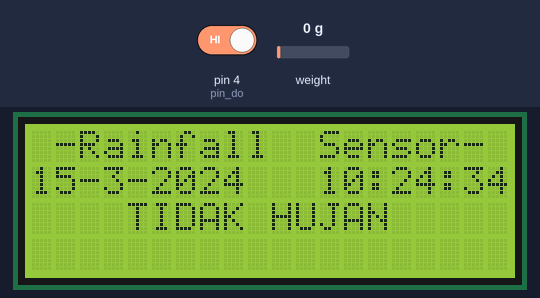
Bench run of a sketch on a simulated Arduino Mega 2560, built with avr-gcc and run on an emulated ATmega2560. On the bench: 20×4 character LCD. The test bench sets the inputs (shaded band); at power-on: pin 4 (pin_do) HIGH, weight on the scale 0 g. The local clock reads 2024-03-15 10:24:30 at power-on unless the sketch sets it; what the sketch prints to the serial monitor is not drawn.

Above: at 4.3 s.
4.4 s: pin 4 (pin_do) driven LOW
At 6.4 s:
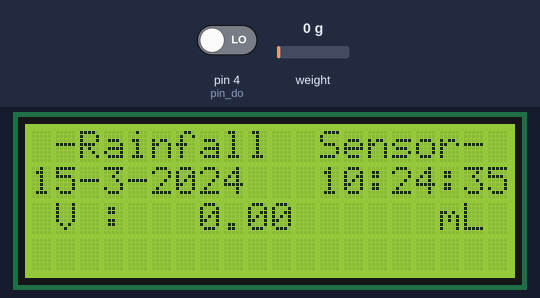
8.5 s: pin 4 (pin_do) driven HIGH
At 9.8 s:
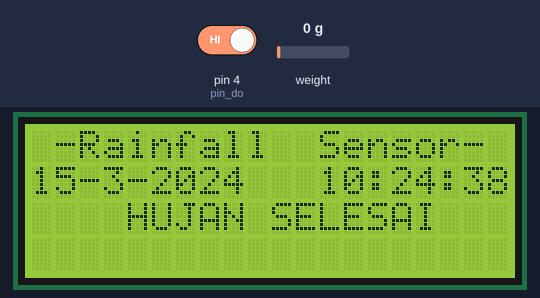
Timing chart, 0 to 11.5 s (numbered marks = the images above; inputs shaded):
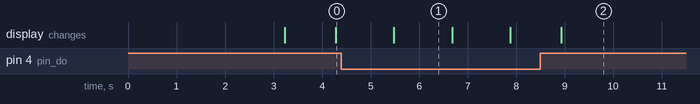

Measured:
- after the input at 4.4 s, the display: changes after 1.1 s (image 1)
- after the input at 8.5 s, the display: changes after 0.43 s (image 2)

The sketch:

Kalibrasi_alat.ino
```cpp
#include <SD.h>
#include <SPI.h>
#include <Wire.h>
#include <LiquidCrystal_I2C.h>
#include "RTClib.h"
#include "HX711.h"

#define DOUT A1
#define CLK  A0

//============== LCD 20x4 ============================
LiquidCrystal_I2C lcd(0x27, 20, 4);

//============== RTC DS3231 ==========================
RTC_DS3231 rtc;

//============= SD CARD ==============================

File myFile;
const int CS = 53;

//======================== SENSOR HUJAN ================
int pin_do = 4;
int sensor_hujan;

//========================= CURAH HUJAN ==========================
float luas_lingkaran = 0.0961625; //satuan m2
float berat;
float berat_p;
float berat_akhir;
float bas = 0 ;
float curah_hujan;
float berat_total;
float curah_hujan_tot;
String curah_hujan1;
String curah_hujan2;
String awal_hujan;
String akhir_hujan;
int jumlah_data = 0;
int jumlah_data1 = 0;
String waktu;
String tanggal;
String tanggal_server;
int temp_berat = 0;
int x = 0 ;
int stabil = 0;
boolean a = false;
float beratak = 0;

//============== LOAD CELL + HX711 =================================
HX711 skala(DOUT, CLK);
float faktor_kalibrasi = 692.367;

//============== ESP 8266 - 01 =====================================
String ssidWifi = "RedmiTEK";
String passWifi = "tekkom9888";
String IP = "curahhujan.pesan.website";

boolean connected=false;

long waktuKirim = 17;
long waktuMulai = 0;
long waktuTunggu = 0;

boolean error;

//===================================================================

void setup() {
//========================== PIN SENSOR HUJAN ========================
  pinMode(pin_do , INPUT);

//========================== SERIAL MONITOR ==========================
  Serial.begin(9600);
  Serial1.begin(115200);

//========================== LCD 16x2 =============================
  lcd.init();
  lcd.backlight();

  //deteksi_rtc();
  tampilan_awal_lcd();

      lcd.setCursor(3,2);
      lcd.print("PLEASE WAIT...");

 // inis_sd_card();
  //konek_wifi();
  tampilan_awal_lcd();

      lcd.setCursor(2,2);
      lcd.print("WIFI CONNECTED..");
      delay(2000);

//========================== LOADCELL+HX711===========================
  skala.set_scale();
  skala.tare();
  skala.set_scale(faktor_kalibrasi);

}

void loop() {

  sensor_hujan = digitalRead(pin_do);

  float berat_total1 = 0;

    if (sensor_hujan == LOW)
            {
    //              buat_file_H();
      //            cari_waktu();
                  a = true;
        //          awal_hujan = waktu;

            }
          else
            {
              DateTime now = rtc.now();
                  tampilan_awal_lcd();
                  lcd.setCursor(4, 2);
                  lcd.print("TIDAK HUJAN");
                  delay(1000);

            }
                 while (a){
                       x++;
                   if (x > 10){
                         beratak = berat_total1/jumlah_data1;
                         monitoring_lcd_histori2();
                         Serial.println (berat_total1);
                         Serial.println (jumlah_data1);
                         delay(2000);
                         }
                   else
                   {
                    Serial.println(x);
                    cari_berat();
                        berat_total1 = berat_total1 + berat;
                        jumlah_data1 = jumlah_data1 + 1 ;
                        tampilan_awal_lcd();
                        monitoring_lcd_histori();
                        //kirim_sdcard_histori();
                        delay(1000);
                        akhir_hujan = waktu;
                   }

                                int sensor_hujan1 = digitalRead(pin_do);

                                    if(sensor_hujan1 == HIGH)
                                      {
                                        a = false;
                                        cari_waktu();
                                        berat_total = berat_total1;
                                        jumlah_data = jumlah_data1;
                                        cari_curah_hujanT();

                                            tampilan_awal_lcd();
                                            lcd.setCursor(4, 2);
                                            lcd.print("HUJAN SELESAI");
                                            delay(2000);

                                        /*monitoring_lcd_total();
                                        delay(2000);

                                        tampilan_awal_lcd();
                                        lcd.setCursor(4, 2);
                                        lcd.print("MENGIRIM DATA..");
                                        //kirim_sdcard_ha();
                                        //kirim_sdcard_total();*/
                                        x = 0;
                                        stabil = 0;
                                        bas = 0;
                                        jumlah_data1 = 0;
                                        berat_total1 = 0;
                                        beratak = 0;
                                        //kirim_server();
                                        delay(1000);
                                    }
                 }

}
//====================================================================
void cari_berat(){
    berat = skala.get_units(), 4;
   // berat_p = 1.461+(6.951*berat)+(-0.068*(berat*berat))+(0.00026*(berat*berat*berat))+(-0.000000034*(berat*berat*berat*berat));
   // Serial.print (" BERAT AKHIR SEBELUM1  : "); Serial.print (bas); Serial.println ("   ");
    Serial.print (" BERAT  : "); Serial.print (berat); Serial.println ("   ");
    //berat_akhir = berat_p - bas;
    //Serial.print (" BERAT AKHIR  : "); Serial.print (berat_akhir); Serial.println ("   ");
    //if (berat_akhir < 0)
    //  berat_akhir = abs(berat_akhir);
    curah_hujan = berat_akhir / luas_lingkaran;
    //bas = berat_p;
    //Serial.print (" BERAT AKHIR SEBELUM2  : "); Serial.print (bas); Serial.println ("   ");

    char str[50];
      strcpy(str, "");
        dtostrf(curah_hujan, 2, 6, &str[strlen(str)]);
        curah_hujan1 = str;

}

void cari_curah_hujanT(){
  curah_hujan_tot = (berat_total*0.001) / luas_lingkaran;
    char str[50];
      strcpy(str, "");
        dtostrf(curah_hujan_tot, 2, 6, &str[strlen(str)]);
        curah_hujan2 = str;
}

//========================== SD CARD =================================
void inis_sd_card(){

      Serial.print("Initializing SD card...");

      if (!SD.begin(CS)) {
        Serial.println("Card failed, or not present");
        return;
      }
      Serial.println("initialization done.");


      if(!SD.exists("datach.txt"))
          {
          File dataFile = SD.open("datach.txt",FILE_WRITE);
          dataFile.println(" Tanggal   Jam Awal Hujan  Jam Akhir Hujan    Volume Air(mL)  Curah Hujan(mm)");
          dataFile.close();
          }
      else
          {
           Serial.println("Datach.txt Sudah Tersedia");
          }

}

      void buat_file_H(){

        File dataFile = SD.open("histori.txt", FILE_WRITE);
         if (dataFile) {
              dataFile.println(" ");
              dataFile.println("  NO     TANGGAL      WAKTU       DATA   ");
              dataFile.close();
            }
        }


        void kirim_sdcard_histori(){

          cari_waktu();
          cari_tanggal();

        File dataFile = SD.open("histori.txt", FILE_WRITE);

          if (dataFile) {
              dataFile.print("  ");
              dataFile.print(jumlah_data1);
              dataFile.print("    ");
              dataFile.print(tanggal);
              dataFile.print("    ");
              dataFile.print(waktu);
              dataFile.print("     ");
              dataFile.print(berat_akhir);
              dataFile.println("  ");
              dataFile.close();
            }
            else
            {
              Serial.println("DATA TIDAK MASUK KE SD CARD");
            }
        }

        void kirim_sdcard_ha(){

        File dataFile = SD.open("histori.txt", FILE_WRITE);

          if (dataFile) {
              dataFile.println("  ");
              dataFile.println("================================================================");
              dataFile.print(" Jumlah Pengukuran : ");
              dataFile.println(jumlah_data);
              dataFile.print(" Total Data : ");
              dataFile.println(berat_total);
              dataFile.print(" Mulai Hujan : ");
              dataFile.println(awal_hujan);
              dataFile.print(" Berhenti Hujan : ");
              dataFile.println(akhir_hujan);
              dataFile.println("  ");
              dataFile.println("================================================================");
              dataFile.println("  ");
              dataFile.println("  ");
              dataFile.close();
            }
            else
            {
              Serial.println("DATA TIDAK MASUK KE SD CARD");
            }
        }

        void kirim_sdcard_total(){

        cari_tanggal();

        File dataFile = SD.open("datach.txt", FILE_WRITE);

          if (dataFile) {

              dataFile.print("  ");
              dataFile.print(tanggal);
              dataFile.print("        ");
              dataFile.print(awal_hujan);
              dataFile.print("        ");
              dataFile.print(akhir_hujan);
              dataFile.print("         ");
              dataFile.print(berat_total);
              dataFile.print("         ");
              dataFile.print(curah_hujan2);
              dataFile.println("     ");
              dataFile.close();
            }
            else
            {
              Serial.println("DATA TIDAK MASUK KE SD CARD");
            }
        }

//====================== RTC DS3231 ============================
void deteksi_rtc(){

    if (! rtc.begin()) {
      Serial.println("Couldn't find RTC");
      while (1);
    }

    //rtc.begin(DateTime(__DATE__, __TIME__));

   if (rtc.lostPower()) {
      Serial.println("RTC lost power, lets set the time!");
      rtc.adjust(DateTime(F(__DATE__), F(__TIME__)));
   }
}

//======================== CARI TANGGAL dan WAKTU ====================

      void cari_tanggal(){

        DateTime now = rtc.now();

        char ctanggal[20];

          sprintf(ctanggal, "%d-%d-%d",
                now.day(),
                now.month(),
                now.year()
               );
           tanggal = ctanggal;

         char ctanggals[20];

          sprintf(ctanggals, "%d-%d-%d",
                now.year(),
                now.month(),
                now.day()
               );
           tanggal_server = ctanggals;
      }

      void cari_waktu (){

          DateTime now = rtc.now();

          char cwaktu[20];

          sprintf(cwaktu, "%d:%d:%d",
                now.hour(),
                now.minute(),
                now.second()
               );

           waktu = cwaktu;
      }

//========================== TAMPILAN AWAL LCD =======================
void tampilan_awal_lcd(){

            cari_tanggal();
            cari_waktu();
            lcd.clear();
            lcd.setCursor(1 ,0);
            lcd.print("-Rainfall  Sensor-");
            lcd.setCursor(0 ,1);
            lcd.print(tanggal);
            lcd.setCursor(12 ,1);
            lcd.print(waktu);
}

//======================== LAYAR MONITORING ==========================
void monitoring_lcd_histori(){

            lcd.clear();
            tampilan_awal_lcd();
            lcd.setCursor(1, 2);
            lcd.print("V : ");
            lcd.setCursor(7, 2);
            lcd.print(berat);
            lcd.setCursor(17, 2);
            lcd.print("mL");

        }

void monitoring_lcd_histori2(){

            lcd.clear();
            tampilan_awal_lcd();
            lcd.setCursor(1, 2);
            lcd.print("V : ");
            lcd.setCursor(7, 2);
            lcd.print(beratak);
            lcd.setCursor(17, 2);
            lcd.print("mL");

        }

void monitoring_lcd_total(){

            lcd.clear();
            tampilan_awal_lcd();
            lcd.setCursor(1, 2);
            lcd.print("V : ");
            lcd.setCursor(7, 2);
            lcd.print(berat_total);
            lcd.setCursor(17, 2);
            lcd.print("mL");

            lcd.setCursor(1, 3);
            lcd.print("C : ");
            lcd.setCursor(7, 3);
            lcd.print(curah_hujan2);
            lcd.setCursor(17, 3);
            lcd.print("mm");
        }

//========================== KONEKSI KE  WIFI ========================
void konek_wifi(){

  unsigned char cekKoneksi=0;
  unsigned char waktuCek=0;

  waktuMulai = millis();

    Serial1.println("AT+RST");
    delay(1750);

    Serial.println("Menghubungkan Ke WIFI");
    while(cekKoneksi==0){
        Serial.print(".");
        Serial1.print("AT+CWJAP=\""+ssidWifi+"\",\""+passWifi+"\"\r\n");
        Serial1.setTimeout(5000);
             if(Serial1.find("WIFI CONNECTED\r\n")==1)
                   {
                   Serial.println("WIFI CONNECTED");
                   break;
                   }
                   waktuCek++;
                      if(waktuCek>3)
                           {
                            waktuCek=0;
                            Serial.println("Trying to Reconnect..");
                           }
    }
}

void kirim_server()
{

      cari_tanggal();
      startCmd();

      String getStr = "GET /update.php?";
      //getStr += myAPIkey;

      getStr +="tanggal=";
      getStr += tanggal_server;
      getStr +="&waktu_awal=";
      getStr += awal_hujan;
      getStr +="&waktu_akhir=";
      getStr += akhir_hujan;
      getStr +="&volume_air=";
      getStr += String(berat_total);
      getStr +="&curah_hujan=";
      getStr += String(curah_hujan2);
      getStr += " HTTP/1.1\r\nHost:" + IP;
      getStr += "\r\n\r\n";
      getCmd(getStr);
      //localhost:8080/rainfall-kon/update.php?tanggal=2019-10-11&waktu=12:00:00&waktu_awal=12:00:00&waktu_akhir=12:00:00&volume_air=12.00&curah_hujan=0.0012

}

void startCmd()
{
      Serial1.flush();
      String cmd = "AT+CIPSTART=\"TCP\",\"";
      cmd += IP ; //IP Server, IP Website, atau IP PC
      cmd += "\",80";
      Serial1.println(cmd);
      Serial.print("Start Commands: ");
      Serial.println(cmd);

  if(Serial1.find("Error"))
      {
        Serial.println("AT+CIPSTART error");
        return;
      }
}

String getCmd(String getStr)
{
    String cmd = "AT+CIPSEND=";
    cmd += String(getStr.length());
    Serial1.println(cmd);
    Serial.println(cmd);

  if(Serial1.find(">"))
      {
        Serial1.print(getStr);
        Serial.println(getStr);
        delay(1000);
        String messageBody = "";
        while (Serial1.available())
        {
          String line = Serial1.readStringUntil('\n');
          if (line.length() == 1)
          {
            messageBody = Serial1.readStringUntil('\n');
          }
        }
        Serial.print("MessageBody received: ");
        Serial.println(messageBody);
        return messageBody;
      }

      else

      {
       //Serial1.println("AT+CIPCLOSE");
       Serial.println("AT+CIPCLOSE");
      }
      Serial.print("GAGAL UPLOAD");
}
//====================================================================================
```
